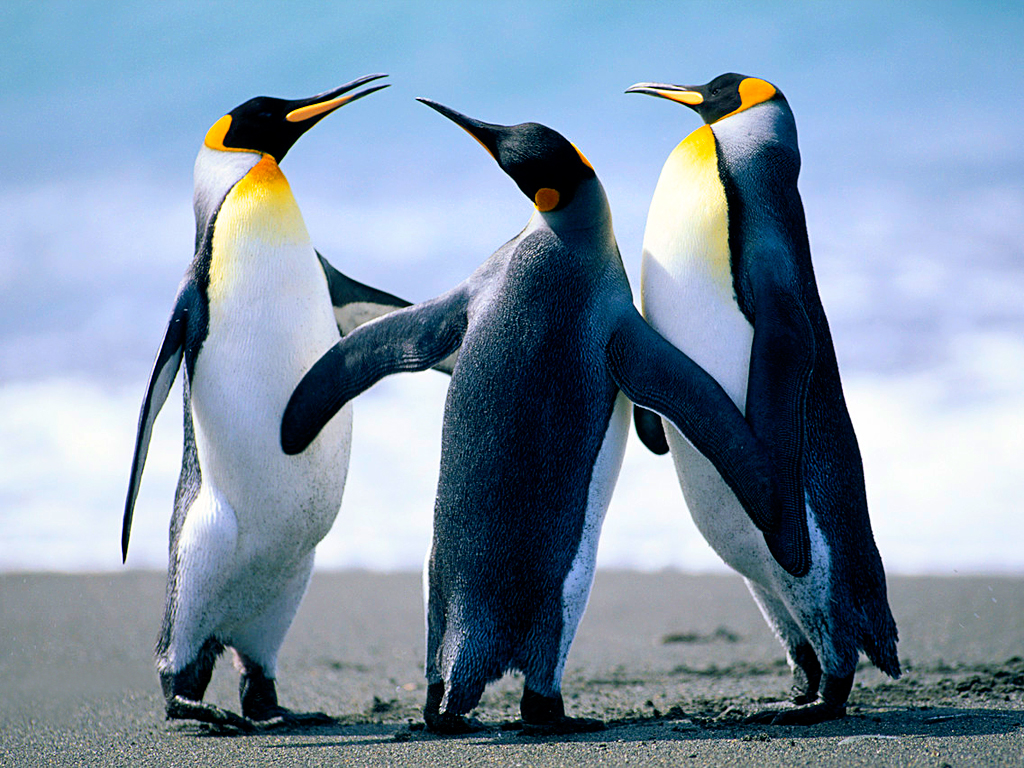
#> input picture TH/Chapter02/ChimCanhCut.jpg, 1024 x 768 px
$ python Crop.py
#> lines starting #> are read from the running program, lines starting #| are printed output that depends on the picture
#Created by Tran Phuoc Loi 2101076

import cv2 as cv
img = cv.imread('ChimCanhCut.jpg')
#> img is the input picture: shape (768, 1024, 3); mean B, G, R 168.1, 148, 127.8
print('ChimCanhCut.jpg', img.shape)
#| ChimCanhCut.jpg (768, 1024, 3)

x = 100
y = 200
h = 200
w = 400

img_crop = img[y : y+h, x : x+w]
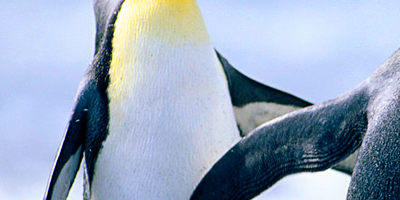
#> img_crop: shape (200, 400, 3); mean B, G, R 191.6, 169.6, 153.8
cv.imwrite('OutCrop.jpg', img_crop)

cv.imshow('Image',img_crop)
cv.waitKey(0)
print('OutCrop.jpg', img_crop.shape)
#| OutCrop.jpg (200, 400, 3)

$ run again, with TH/Chapter02/Lighthouse1.jpg copied over TH/Chapter02/ChimCanhCut.jpg
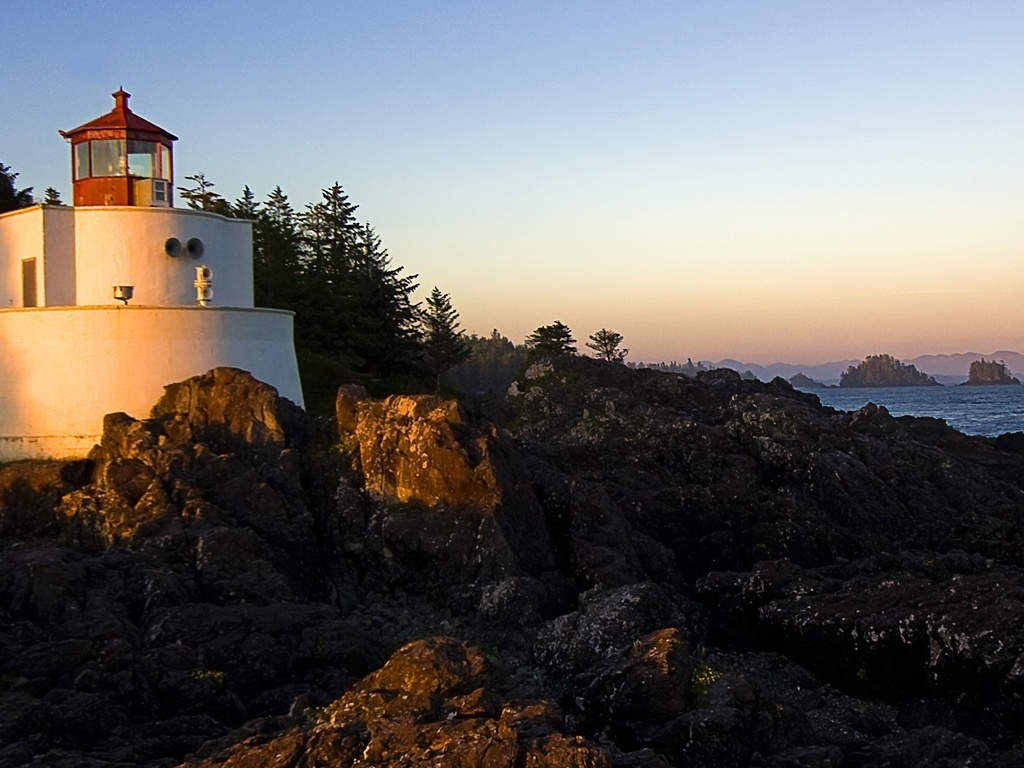
#> input picture TH/Chapter02/Lighthouse1.jpg, 1024 x 768 px
#> img is the input picture: shape (768, 1024, 3); mean B, G, R 98.6, 100.9, 104.2
#| ChimCanhCut.jpg (768, 1024, 3)
#> `img_crop = img[y : y+h, x : x+w]`:
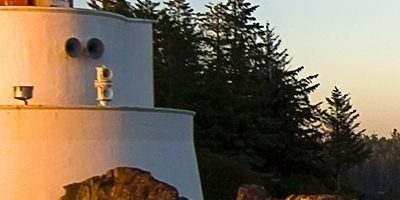
#> img_crop: shape (200, 400, 3); mean B, G, R 86.6, 106.3, 122
#| OutCrop.jpg (200, 400, 3)
